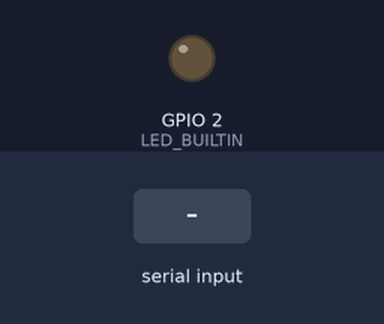
Simulated run of this sketch. Board: ESP32. Shown: output pins drawn as LEDs (lit = HIGH). Inputs (shaded band) come from the test bench. Nothing arrives over Bluetooth unless stated; what the sketch prints to the serial monitor is not drawn.

Above: at 1.2 s.
1.3 s: "1" received over the second serial link
At 2.4 s:
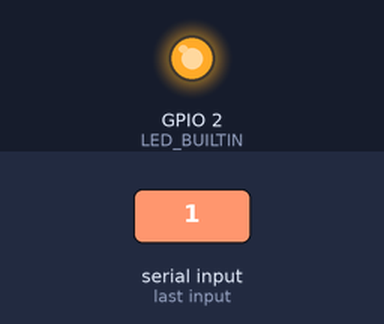
2.8 s: "0" received over the second serial link
At 3.6 s:
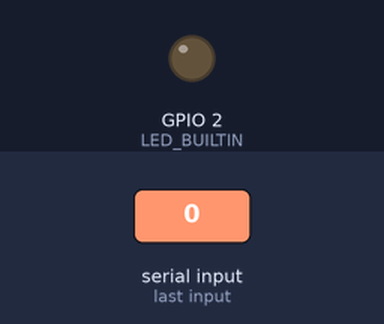
Timing chart, 0 to 5.8 s (numbered marks = the images above; inputs shaded):
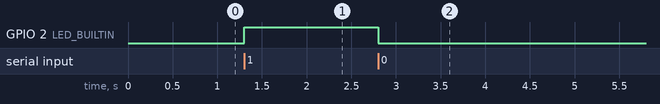

Measured:
- after the input at 1.3 s, GPIO 2 (LED_BUILTIN): LOW → HIGH at once
- after the input at 2.8 s, GPIO 2 (LED_BUILTIN): HIGH → LOW at once

The sketch:

diy15-2.ino
```cpp
// 內含esp_read_mac()的標頭檔
#include <esp_mac.h>
#include <BluetoothSerial.h>

BluetoothSerial BT;
// char* pin = "9420";
char  val;

void setup(){
  Serial.begin(115200);
  pinMode(LED_BUILTIN, OUTPUT);
  // ESP32 Arduino開發環境預設沒有啟用以下功能
  // BT.setPin(pin);
  BT.begin("ESP32經典好朋友");

  byte macBT[6];
  esp_read_mac(macBT, ESP_MAC_BT);
  Serial.printf("藍牙MAC位址：%02X:%02X:%02X:%02X:%02X:%02X\n",
                macBT[0], macBT[1], macBT[2], macBT[3], macBT[4], macBT[5]);
}

void loop(){
  if (BT.available()){  // 若接收到藍牙序列資料
    val = BT.read();
    switch (val){
    case '0':                       // 若接收到'0'...
      digitalWrite(LED_BUILTIN, LOW); // 關閉LED
      BT.println("關燈～");          // 送出訊息
      break;
    case '1':                       // 若接收到'1'...
      digitalWrite(LED_BUILTIN, HIGH); // 點亮LED
      BT.println("開燈！");
      break;
    }
  }
}
```
